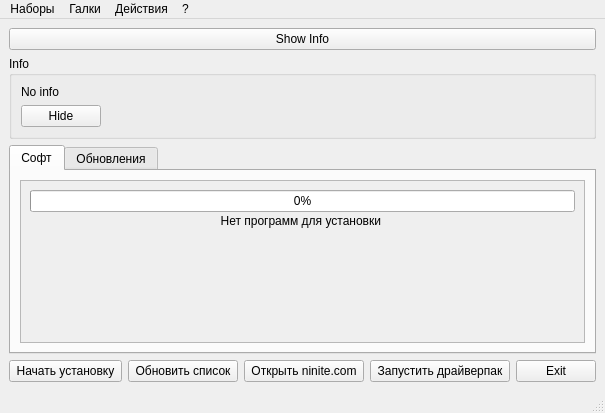
<?xml version="1.0" encoding="UTF-8"?>
<ui version="4.0">
 <class>MainWindow</class>
 <widget class="QMainWindow" name="MainWindow">
  <property name="geometry">
   <rect>
    <x>0</x>
    <y>0</y>
    <width>566</width>
    <height>413</height>
   </rect>
  </property>
  <property name="windowTitle">
   <string>MainWindow</string>
  </property>
  <widget class="QWidget" name="centralwidget">
   <layout class="QGridLayout" name="gridLayout">
    <item row="4" column="0">
     <layout class="QVBoxLayout" name="verticalLayout">
      <property name="sizeConstraint">
       <enum>QLayout::SetMinimumSize</enum>
      </property>
      <item>
       <widget class="QTabWidget" name="tabWidget">
        <property name="enabled">
         <bool>true</bool>
        </property>
        <property name="currentIndex">
         <number>0</number>
        </property>
        <widget class="QWidget" name="softTab">
         <attribute name="title">
          <string>Софт</string>
         </attribute>
         <layout class="QGridLayout" name="gridLayout_2">
          <property name="spacing">
           <number>9</number>
          </property>
          <item row="0" column="0">
           <widget class="QScrollArea" name="scrollArea">
            <property name="horizontalScrollBarPolicy">
             <enum>Qt::ScrollBarAlwaysOff</enum>
            </property>
            <property name="widgetResizable">
             <bool>true</bool>
            </property>
            <widget class="QWidget" name="softArea">
             <property name="geometry">
              <rect>
               <x>0</x>
               <y>0</y>
               <width>520</width>
               <height>163</height>
              </rect>
             </property>
             <layout class="QGridLayout" name="softLayout">
              <property name="leftMargin">
               <number>9</number>
              </property>
              <property name="topMargin">
               <number>9</number>
              </property>
              <property name="rightMargin">
               <number>9</number>
              </property>
              <property name="bottomMargin">
               <number>9</number>
              </property>
              <property name="spacing">
               <number>2</number>
              </property>
              <item row="1" column="0">
               <widget class="QLabel" name="noSoftLabel">
                <property name="text">
                 <string>Нет программ для установки </string>
                </property>
                <property name="alignment">
                 <set>Qt::AlignCenter</set>
                </property>
               </widget>
              </item>
              <item row="0" column="0">
               <widget class="QProgressBar" name="softProgressBar">
                <property name="value">
                 <number>0</number>
                </property>
                <property name="textVisible">
                 <bool>true</bool>
                </property>
                <property name="orientation">
                 <enum>Qt::Horizontal</enum>
                </property>
                <property name="invertedAppearance">
                 <bool>false</bool>
                </property>
                <property name="textDirection">
                 <enum>QProgressBar::TopToBottom</enum>
                </property>
               </widget>
              </item>
              <item row="2" column="0">
               <spacer name="verticalSpacer">
                <property name="orientation">
                 <enum>Qt::Vertical</enum>
                </property>
                <property name="sizeHint" stdset="0">
                 <size>
                  <width>20</width>
                  <height>40</height>
                 </size>
                </property>
               </spacer>
              </item>
             </layout>
            </widget>
           </widget>
          </item>
         </layout>
        </widget>
        <widget class="QWidget" name="updateTab">
         <attribute name="title">
          <string>Обновления</string>
         </attribute>
         <layout class="QGridLayout" name="gridLayout_3">
          <item row="0" column="0">
           <widget class="QScrollArea" name="scrollArea_2">
            <property name="widgetResizable">
             <bool>true</bool>
            </property>
            <widget class="QWidget" name="updateArea">
             <property name="geometry">
              <rect>
               <x>0</x>
               <y>0</y>
               <width>520</width>
               <height>163</height>
              </rect>
             </property>
             <layout class="QGridLayout" name="updateLayout">
              <property name="spacing">
               <number>2</number>
              </property>
              <item row="0" column="0">
               <widget class="QProgressBar" name="updProgressBar">
                <property name="enabled">
                 <bool>true</bool>
                </property>
                <property name="value">
                 <number>0</number>
                </property>
               </widget>
              </item>
              <item row="1" column="0">
               <widget class="QLabel" name="noUpdateLabel">
                <property name="text">
                 <string>Нет доступных обновлений</string>
                </property>
                <property name="alignment">
                 <set>Qt::AlignCenter</set>
                </property>
               </widget>
              </item>
              <item row="2" column="0">
               <spacer name="verticalSpacer_2">
                <property name="orientation">
                 <enum>Qt::Vertical</enum>
                </property>
                <property name="sizeHint" stdset="0">
                 <size>
                  <width>20</width>
                  <height>40</height>
                 </size>
                </property>
               </spacer>
              </item>
             </layout>
            </widget>
           </widget>
          </item>
         </layout>
        </widget>
       </widget>
      </item>
     </layout>
    </item>
    <item row="7" column="0">
     <layout class="QHBoxLayout" name="horizontalLayout">
      <property name="sizeConstraint">
       <enum>QLayout::SetMinimumSize</enum>
      </property>
      <item>
       <widget class="QPushButton" name="startStopButton">
        <property name="text">
         <string> Начать установку </string>
        </property>
       </widget>
      </item>
      <item>
       <widget class="QPushButton" name="renewButton">
        <property name="text">
         <string> Обновить список </string>
        </property>
       </widget>
      </item>
      <item>
       <spacer name="horizontalSpacer_3">
        <property name="orientation">
         <enum>Qt::Horizontal</enum>
        </property>
        <property name="sizeHint" stdset="0">
         <size>
          <width>40</width>
          <height>20</height>
         </size>
        </property>
       </spacer>
      </item>
      <item>
       <widget class="QPushButton" name="niniteOpenBtn">
        <property name="text">
         <string> Открыть ninite.com </string>
        </property>
       </widget>
      </item>
      <item>
       <widget class="QPushButton" name="drpOpenBtn">
        <property name="text">
         <string> Запустить драйверпак </string>
        </property>
       </widget>
      </item>
      <item>
       <spacer name="horizontalSpacer">
        <property name="orientation">
         <enum>Qt::Horizontal</enum>
        </property>
        <property name="sizeHint" stdset="0">
         <size>
          <width>40</width>
          <height>20</height>
         </size>
        </property>
       </spacer>
      </item>
      <item>
       <widget class="QPushButton" name="exitButton">
        <property name="text">
         <string>Exit</string>
        </property>
       </widget>
      </item>
     </layout>
    </item>
    <item row="3" column="0">
     <widget class="QGroupBox" name="infoBox">
      <property name="title">
       <string>Info</string>
      </property>
      <layout class="QVBoxLayout" name="verticalLayout_3">
       <item>
        <widget class="QLabel" name="InfoLabel">
         <property name="text">
          <string>No info</string>
         </property>
        </widget>
       </item>
       <item>
        <layout class="QHBoxLayout" name="horizontalLayout_2">
         <item>
          <widget class="QPushButton" name="hideButton">
           <property name="text">
            <string>Hide</string>
           </property>
          </widget>
         </item>
         <item>
          <spacer name="horizontalSpacer_2">
           <property name="orientation">
            <enum>Qt::Horizontal</enum>
           </property>
           <property name="sizeHint" stdset="0">
            <size>
             <width>40</width>
             <height>20</height>
            </size>
           </property>
          </spacer>
         </item>
        </layout>
       </item>
      </layout>
     </widget>
    </item>
    <item row="0" column="0">
     <widget class="QPushButton" name="showButton">
      <property name="text">
       <string>Show Info</string>
      </property>
     </widget>
    </item>
   </layout>
  </widget>
  <widget class="QMenuBar" name="menubar">
   <property name="geometry">
    <rect>
     <x>0</x>
     <y>0</y>
     <width>566</width>
     <height>21</height>
    </rect>
   </property>
   <widget class="QMenu" name="menu">
    <property name="title">
     <string>Наборы</string>
    </property>
   </widget>
   <widget class="QMenu" name="menu_2">
    <property name="title">
     <string>Галки</string>
    </property>
    <addaction name="markedAllAction"/>
    <addaction name="unmarkedAllAction"/>
    <addaction name="unmarkedInstalledAction"/>
    <addaction name="separator"/>
    <addaction name="markedSoftOnly"/>
    <addaction name="markedUpdatesOnly"/>
   </widget>
   <widget class="QMenu" name="menu_3">
    <property name="title">
     <string>Действия</string>
    </property>
    <addaction name="settingsAction"/>
    <addaction name="separator"/>
    <addaction name="startSetupAction"/>
    <addaction name="rescanAction"/>
   </widget>
   <widget class="QMenu" name="menu_4">
    <property name="title">
     <string>?</string>
    </property>
    <addaction name="actionHelp"/>
    <addaction name="separator"/>
    <addaction name="actionAbout"/>
   </widget>
   <addaction name="menu"/>
   <addaction name="menu_2"/>
   <addaction name="menu_3"/>
   <addaction name="menu_4"/>
  </widget>
  <widget class="QStatusBar" name="statusbar"/>
  <action name="markedAllAction">
   <property name="text">
    <string>Поставить все</string>
   </property>
  </action>
  <action name="unmarkedAllAction">
   <property name="text">
    <string>Снять все</string>
   </property>
  </action>
  <action name="startSetupAction">
   <property name="text">
    <string>Начать установку</string>
   </property>
  </action>
  <action name="rescanAction">
   <property name="text">
    <string>Пересмотреть папки</string>
   </property>
  </action>
  <action name="markedSoftOnly">
   <property name="text">
    <string>Кроме обновлений</string>
   </property>
  </action>
  <action name="markedUpdatesOnly">
   <property name="text">
    <string>Только обновления</string>
   </property>
  </action>
  <action name="settingsAction">
   <property name="text">
    <string>Настройки</string>
   </property>
  </action>
  <action name="actionHelp">
   <property name="text">
    <string>Справка</string>
   </property>
  </action>
  <action name="actionAbout">
   <property name="text">
    <string>О программе</string>
   </property>
  </action>
  <action name="unmarkedInstalledAction">
   <property name="text">
    <string>Снять установленные</string>
   </property>
  </action>
 </widget>
 <resources/>
 <connections>
  <connection>
   <sender>exitButton</sender>
   <signal>clicked()</signal>
   <receiver>MainWindow</receiver>
   <slot>close()</slot>
   <hints>
    <hint type="sourcelabel">
     <x>520</x>
     <y>376</y>
    </hint>
    <hint type="destinationlabel">
     <x>398</x>
     <y>372</y>
    </hint>
   </hints>
  </connection>
 </connections>
</ui>
